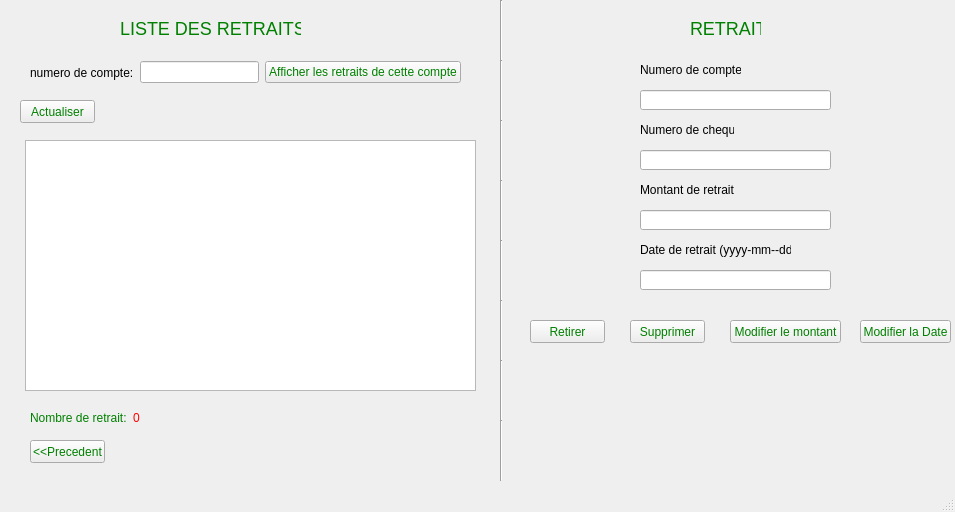
<?xml version="1.0" encoding="UTF-8"?>
<ui version="4.0">
 <class>retrait</class>
 <widget class="QMainWindow" name="retrait">
  <property name="geometry">
   <rect>
    <x>0</x>
    <y>0</y>
    <width>955</width>
    <height>512</height>
   </rect>
  </property>
  <property name="windowTitle">
   <string>MainWindow</string>
  </property>
  <widget class="QWidget" name="centralwidget">
   <widget class="QLabel" name="title">
    <property name="geometry">
     <rect>
      <x>690</x>
      <y>20</y>
      <width>71</width>
      <height>16</height>
     </rect>
    </property>
    <property name="styleSheet">
     <string notr="true">#title{
	color: green;
	font-size: 18px;
}</string>
    </property>
    <property name="text">
     <string>RETRAIT</string>
    </property>
   </widget>
   <widget class="QPushButton" name="retirer">
    <property name="geometry">
     <rect>
      <x>530</x>
      <y>320</y>
      <width>75</width>
      <height>23</height>
     </rect>
    </property>
    <property name="cursor">
     <cursorShape>PointingHandCursor</cursorShape>
    </property>
    <property name="styleSheet">
     <string notr="true">#retirer{
	background-color:  #eeeeee;
    color: green;
}</string>
    </property>
    <property name="text">
     <string>Retirer</string>
    </property>
   </widget>
   <widget class="QPushButton" name="supprimer">
    <property name="geometry">
     <rect>
      <x>630</x>
      <y>320</y>
      <width>75</width>
      <height>23</height>
     </rect>
    </property>
    <property name="cursor">
     <cursorShape>PointingHandCursor</cursorShape>
    </property>
    <property name="styleSheet">
     <string notr="true">#supprimer{
	background-color:  #eeeeee;
    color: green;
}</string>
    </property>
    <property name="text">
     <string>Supprimer</string>
    </property>
   </widget>
   <widget class="QPushButton" name="modifier">
    <property name="geometry">
     <rect>
      <x>730</x>
      <y>320</y>
      <width>111</width>
      <height>23</height>
     </rect>
    </property>
    <property name="cursor">
     <cursorShape>PointingHandCursor</cursorShape>
    </property>
    <property name="styleSheet">
     <string notr="true">#modifier{
	background-color:  #eeeeee;
    color: green;
}</string>
    </property>
    <property name="text">
     <string>Modifier le montant</string>
    </property>
   </widget>
   <widget class="QLineEdit" name="numComptes">
    <property name="geometry">
     <rect>
      <x>640</x>
      <y>90</y>
      <width>191</width>
      <height>20</height>
     </rect>
    </property>
   </widget>
   <widget class="QLabel" name="label_comptes">
    <property name="geometry">
     <rect>
      <x>640</x>
      <y>60</y>
      <width>101</width>
      <height>20</height>
     </rect>
    </property>
    <property name="text">
     <string>Numero de comptes:</string>
    </property>
   </widget>
   <widget class="QLabel" name="label_2">
    <property name="geometry">
     <rect>
      <x>640</x>
      <y>120</y>
      <width>94</width>
      <height>20</height>
     </rect>
    </property>
    <property name="text">
     <string>Numero de cheque:</string>
    </property>
   </widget>
   <widget class="QLineEdit" name="numCheque">
    <property name="geometry">
     <rect>
      <x>640</x>
      <y>150</y>
      <width>191</width>
      <height>20</height>
     </rect>
    </property>
   </widget>
   <widget class="QLabel" name="label_4">
    <property name="geometry">
     <rect>
      <x>640</x>
      <y>180</y>
      <width>96</width>
      <height>20</height>
     </rect>
    </property>
    <property name="text">
     <string>Montant de retrait</string>
    </property>
   </widget>
   <widget class="QLineEdit" name="montant">
    <property name="geometry">
     <rect>
      <x>640</x>
      <y>210</y>
      <width>191</width>
      <height>20</height>
     </rect>
    </property>
    <property name="text">
     <string/>
    </property>
   </widget>
   <widget class="QLabel" name="label_3">
    <property name="geometry">
     <rect>
      <x>640</x>
      <y>240</y>
      <width>151</width>
      <height>20</height>
     </rect>
    </property>
    <property name="text">
     <string>Date de retrait (yyyy-mm--dd):</string>
    </property>
   </widget>
   <widget class="Line" name="line">
    <property name="geometry">
     <rect>
      <x>500</x>
      <y>0</y>
      <width>3</width>
      <height>61</height>
     </rect>
    </property>
    <property name="orientation">
     <enum>Qt::Vertical</enum>
    </property>
   </widget>
   <widget class="Line" name="line_2">
    <property name="geometry">
     <rect>
      <x>500</x>
      <y>60</y>
      <width>3</width>
      <height>61</height>
     </rect>
    </property>
    <property name="orientation">
     <enum>Qt::Vertical</enum>
    </property>
   </widget>
   <widget class="Line" name="line_3">
    <property name="geometry">
     <rect>
      <x>500</x>
      <y>120</y>
      <width>3</width>
      <height>61</height>
     </rect>
    </property>
    <property name="orientation">
     <enum>Qt::Vertical</enum>
    </property>
   </widget>
   <widget class="Line" name="line_4">
    <property name="geometry">
     <rect>
      <x>500</x>
      <y>180</y>
      <width>3</width>
      <height>61</height>
     </rect>
    </property>
    <property name="orientation">
     <enum>Qt::Vertical</enum>
    </property>
   </widget>
   <widget class="Line" name="line_5">
    <property name="geometry">
     <rect>
      <x>500</x>
      <y>240</y>
      <width>3</width>
      <height>61</height>
     </rect>
    </property>
    <property name="orientation">
     <enum>Qt::Vertical</enum>
    </property>
   </widget>
   <widget class="Line" name="line_6">
    <property name="geometry">
     <rect>
      <x>500</x>
      <y>300</y>
      <width>3</width>
      <height>61</height>
     </rect>
    </property>
    <property name="orientation">
     <enum>Qt::Vertical</enum>
    </property>
   </widget>
   <widget class="QLabel" name="listeTitle">
    <property name="geometry">
     <rect>
      <x>120</x>
      <y>20</y>
      <width>181</width>
      <height>16</height>
     </rect>
    </property>
    <property name="styleSheet">
     <string notr="true">#listeTitle{
	color: green;
	font-size: 18px;
}</string>
    </property>
    <property name="text">
     <string>LISTE DES RETRAITS</string>
    </property>
   </widget>
   <widget class="QTableView" name="tableView">
    <property name="geometry">
     <rect>
      <x>25</x>
      <y>140</y>
      <width>451</width>
      <height>251</height>
     </rect>
    </property>
    <property name="editTriggers">
     <set>QAbstractItemView::NoEditTriggers</set>
    </property>
   </widget>
   <widget class="Line" name="line_7">
    <property name="geometry">
     <rect>
      <x>500</x>
      <y>360</y>
      <width>3</width>
      <height>61</height>
     </rect>
    </property>
    <property name="orientation">
     <enum>Qt::Vertical</enum>
    </property>
   </widget>
   <widget class="QWidget" name="layoutWidget">
    <property name="geometry">
     <rect>
      <x>30</x>
      <y>60</y>
      <width>431</width>
      <height>25</height>
     </rect>
    </property>
    <layout class="QHBoxLayout" name="horizontalLayout">
     <item>
      <widget class="QLabel" name="indication">
       <property name="text">
        <string>numero de compte:</string>
       </property>
      </widget>
     </item>
     <item>
      <widget class="QLineEdit" name="compteSearch"/>
     </item>
     <item>
      <widget class="QPushButton" name="afficheRetrait">
       <property name="cursor">
        <cursorShape>PointingHandCursor</cursorShape>
       </property>
       <property name="styleSheet">
        <string notr="true">#afficheRetrait{
	background-color:  #eeeeee;
    color: green;
}</string>
       </property>
       <property name="text">
        <string>Afficher les retraits de cette compte</string>
       </property>
      </widget>
     </item>
    </layout>
   </widget>
   <widget class="QWidget" name="layoutWidget">
    <property name="geometry">
     <rect>
      <x>30</x>
      <y>410</y>
      <width>116</width>
      <height>16</height>
     </rect>
    </property>
    <layout class="QHBoxLayout" name="horizontalLayout_2">
     <item>
      <widget class="QLabel" name="nombreRetrait">
       <property name="styleSheet">
        <string notr="true">#nombreRetrait{
	color: green;
	font-size: 12px;
}</string>
       </property>
       <property name="text">
        <string>Nombre de retrait:</string>
       </property>
      </widget>
     </item>
     <item>
      <widget class="QLabel" name="listeNumber">
       <property name="styleSheet">
        <string notr="true">#listeNumber{
	color: red;
}</string>
       </property>
       <property name="text">
        <string>0</string>
       </property>
      </widget>
     </item>
    </layout>
   </widget>
   <widget class="Line" name="line_8">
    <property name="geometry">
     <rect>
      <x>500</x>
      <y>420</y>
      <width>3</width>
      <height>61</height>
     </rect>
    </property>
    <property name="orientation">
     <enum>Qt::Vertical</enum>
    </property>
   </widget>
   <widget class="QPushButton" name="back">
    <property name="geometry">
     <rect>
      <x>30</x>
      <y>440</y>
      <width>75</width>
      <height>23</height>
     </rect>
    </property>
    <property name="styleSheet">
     <string notr="true">#back{
	background-color:  #eeeeee;
    color: green;
}</string>
    </property>
    <property name="text">
     <string>&lt;&lt;Precedent</string>
    </property>
   </widget>
   <widget class="QLineEdit" name="date">
    <property name="geometry">
     <rect>
      <x>640</x>
      <y>270</y>
      <width>191</width>
      <height>20</height>
     </rect>
    </property>
   </widget>
   <widget class="QPushButton" name="actualiser">
    <property name="geometry">
     <rect>
      <x>20</x>
      <y>100</y>
      <width>75</width>
      <height>23</height>
     </rect>
    </property>
    <property name="styleSheet">
     <string notr="true">#actualiser{
	background-color:  #eeeeee;
    color: green;
}</string>
    </property>
    <property name="text">
     <string>Actualiser</string>
    </property>
   </widget>
   <widget class="QPushButton" name="modifierDate">
    <property name="geometry">
     <rect>
      <x>860</x>
      <y>320</y>
      <width>91</width>
      <height>23</height>
     </rect>
    </property>
    <property name="styleSheet">
     <string notr="true">#modifierDate{
	background-color:  #eeeeee;
    color: green;
}</string>
    </property>
    <property name="text">
     <string>Modifier la Date</string>
    </property>
   </widget>
  </widget>
  <widget class="QMenuBar" name="menubar">
   <property name="geometry">
    <rect>
     <x>0</x>
     <y>0</y>
     <width>955</width>
     <height>21</height>
    </rect>
   </property>
  </widget>
  <widget class="QStatusBar" name="statusbar"/>
 </widget>
 <resources/>
 <connections/>
</ui>
